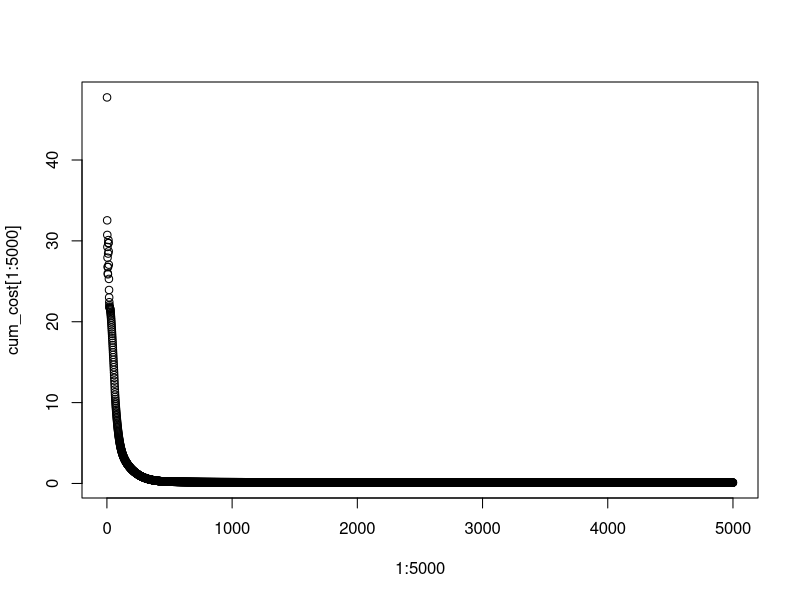
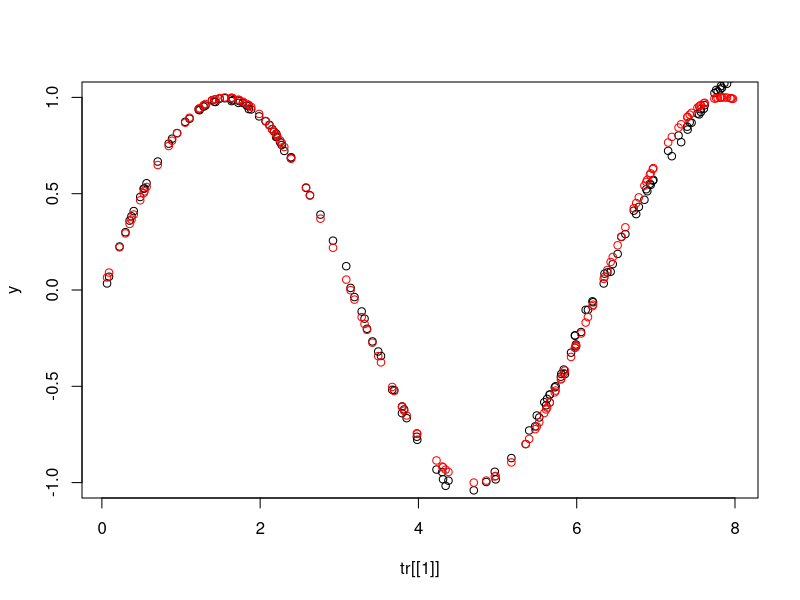
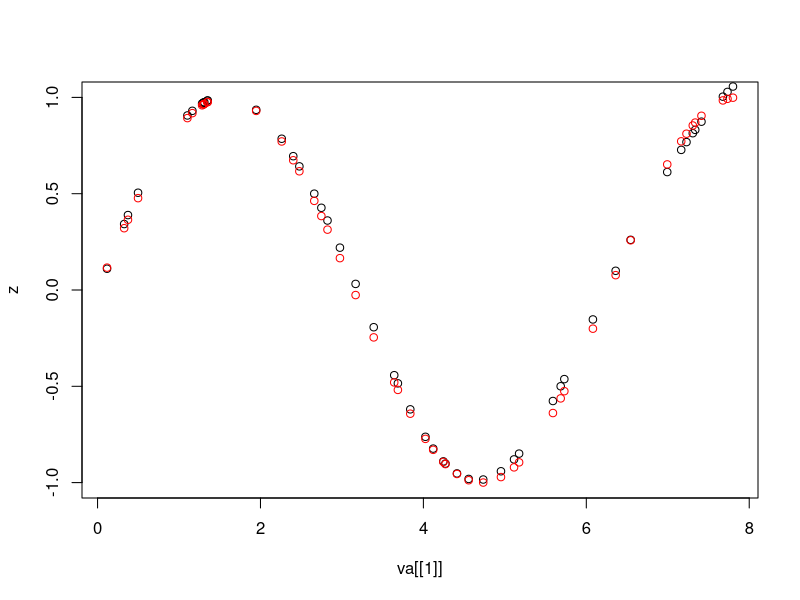

Generate these figures, in order, with R:
#h_w- hidden layer weights
#bs- bias for internal layer
#out_bs - output bias

forwardpropogate <- function(inp,weights,bias) {
    
hid_act <- tanh(inp*weights[,1] + bias[,1]) 
out_act <- sum(hid_act*weights[,2] + bias[,2])
return(list(hid_act,out_act))
}

backwardpropogate <- function(differential_cost,activatn_inner,
                              activatn_outr,weights,bias,inp) {

#change in weight from multi-node hidden layer to single output layer
    changact_wrt_inpt_lastl <- c()
    changcost_wrt_actprev <- c()
    
       num <- (exp(activatn_outr) - exp(-(activatn_outr)))^2
       denom <- (exp(activatn_outr) + exp(-(activatn_outr)))^2
      
       changact_wrt_inpt_lastl <- 1- (num/denom)
    
    changcost_wrt_actprev  <- weights[,2]*differential_cost
    
    weights[,2] <<- weights[,2] - 0.004*(activatn_inner)*differential_cost
    bias [,2]  <<- bias[,2] - 0.004* differential_cost
    
    #change in weight from single node input to multi node hidden layer
     changact_wrt_inpt_hiddenl <- c()
    
        for(j in 1:length(activatn_inner)) {
            num <- (exp(activatn_inner[j]) - exp(-(activatn_inner[j])))^2
            denom <- (exp(activatn_inner[j]) + exp(-(activatn_inner[j])))^2
            
            changact_wrt_inpt_hiddenl[j] <- 1- (num/denom)
        }
    
    weights[,1] <<- weights[,1] - 0.005*changact_wrt_inpt_hiddenl*inp*changcost_wrt_actprev
    bias[,1] <<- bias[,1] - 0.005*changact_wrt_inpt_hiddenl*changcost_wrt_actprev
}


set.seed(1234567890)
Var <- runif(200, 0, 8)
trva <- data.frame(Var, Sin=sin(Var))
tr <- trva[1:150,] # Training
va <- trva[151:200,] # Validation


#Randomize hidden layer weights
h_w <- runif(10,-1,1)
#Randomize output layer weights
o_w <- runif(10,-1,1)
#Weight matrix
weights <- cbind(hidden_weight=h_w,output_weight=o_w)


inp_bs <- runif(10,-1,1) #Randomize input bias
out_bs <- runif(10,-1,1) #Randomize output layer bias

bias <- cbind(input_bias=inp_bs,output_bias =out_bs)  #bias matrix


cum_cost <- c()
#compare <- matrix(ncol=,nrow=25)
for (k in 1:5000){      #Number of iterations
    cost <- c()
    y<-c()
    for(i in 1:150) {
        output <- forwardpropogate(tr[i,1],weights,bias)
        activatn_inner <- output[[1]]
        activatn_outr <- output[[2]]
        
        y[i] <- activatn_outr
        cost[i] <- 1/2*((activatn_outr-tr[i,2])^2)
        
        differential_cost <- (activatn_outr-tr[i,2])
        backwardpropogate(differential_cost,activatn_inner,
                           activatn_outr,weights,bias,tr[i,1])
    }
    
    #compare[,k] <- y
    cum_cost[k] <- sum(cost)
    
}

plot(x=1:5000,y=cum_cost[1:5000])
{plot(x=tr[[1]],y=y,ylim= c(-1,1))
points(x=tr[[1]],y=tr[[2]],col="red")}

z<-c()
#Validating data  
for(i in 1:50) {
    output <- forwardpropogate(va[i,1],weights,bias)
    activatn_outr <- output[[2]]
    z[i] <- activatn_outr
}

{plot(x=va[[1]],y=z,ylim= c(-1,1))
    points(x=va[[1]],y=va[[2]],col="red")}
